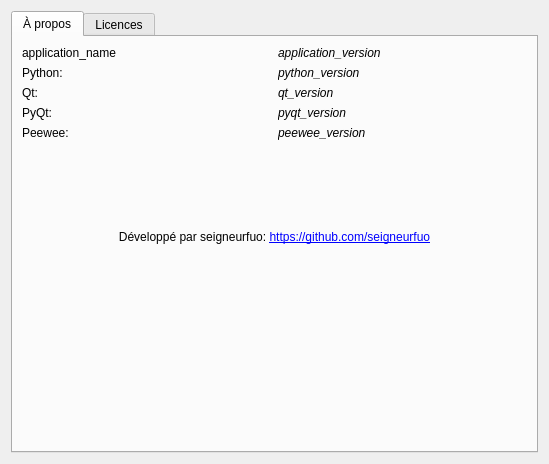
<?xml version="1.0" encoding="UTF-8"?>
<ui version="4.0">
 <class>Dialog</class>
 <widget class="QDialog" name="Dialog">
  <property name="geometry">
   <rect>
    <x>0</x>
    <y>0</y>
    <width>549</width>
    <height>464</height>
   </rect>
  </property>
  <property name="sizePolicy">
   <sizepolicy hsizetype="Fixed" vsizetype="Fixed">
    <horstretch>0</horstretch>
    <verstretch>0</verstretch>
   </sizepolicy>
  </property>
  <property name="windowTitle">
   <string>Dialog</string>
  </property>
  <property name="windowIcon">
   <iconset>
    <normaloff>../../resources/icons/question.png</normaloff>../../resources/icons/question.png</iconset>
  </property>
  <layout class="QGridLayout" name="gridLayout_2">
   <item row="0" column="0">
    <widget class="QTabWidget" name="tabWidget">
     <property name="currentIndex">
      <number>0</number>
     </property>
     <widget class="QWidget" name="tab">
      <attribute name="icon">
       <iconset>
        <normaloff>../../resources/icons/question.png</normaloff>../../resources/icons/question.png</iconset>
      </attribute>
      <attribute name="title">
       <string>À propos</string>
      </attribute>
      <layout class="QVBoxLayout" name="verticalLayout">
       <item>
        <layout class="QGridLayout" name="gridLayout">
         <item row="3" column="1">
          <widget class="QLabel" name="pyqt_version">
           <property name="font">
            <font>
             <italic>true</italic>
            </font>
           </property>
           <property name="text">
            <string>pyqt_version</string>
           </property>
          </widget>
         </item>
         <item row="1" column="0">
          <widget class="QLabel" name="label_76">
           <property name="text">
            <string>Python:</string>
           </property>
          </widget>
         </item>
         <item row="1" column="1">
          <widget class="QLabel" name="python_version">
           <property name="font">
            <font>
             <italic>true</italic>
            </font>
           </property>
           <property name="text">
            <string>python_version</string>
           </property>
          </widget>
         </item>
         <item row="2" column="0">
          <widget class="QLabel" name="label_71">
           <property name="text">
            <string>Qt:</string>
           </property>
          </widget>
         </item>
         <item row="2" column="1">
          <widget class="QLabel" name="qt_version">
           <property name="font">
            <font>
             <italic>true</italic>
            </font>
           </property>
           <property name="text">
            <string>qt_version</string>
           </property>
          </widget>
         </item>
         <item row="3" column="0">
          <widget class="QLabel" name="label_73">
           <property name="text">
            <string>PyQt:</string>
           </property>
          </widget>
         </item>
         <item row="4" column="1">
          <widget class="QLabel" name="peewee_version">
           <property name="font">
            <font>
             <italic>true</italic>
            </font>
           </property>
           <property name="text">
            <string>peewee_version</string>
           </property>
          </widget>
         </item>
         <item row="4" column="0">
          <widget class="QLabel" name="label_74">
           <property name="text">
            <string>Peewee:</string>
           </property>
          </widget>
         </item>
         <item row="5" column="1">
          <spacer name="verticalSpacer">
           <property name="orientation">
            <enum>Qt::Vertical</enum>
           </property>
           <property name="sizeHint" stdset="0">
            <size>
             <width>20</width>
             <height>40</height>
            </size>
           </property>
          </spacer>
         </item>
         <item row="0" column="0">
          <widget class="QLabel" name="application_name">
           <property name="text">
            <string>application_name</string>
           </property>
          </widget>
         </item>
         <item row="0" column="1">
          <widget class="QLabel" name="application_version">
           <property name="font">
            <font>
             <italic>true</italic>
            </font>
           </property>
           <property name="text">
            <string>application_version</string>
           </property>
          </widget>
         </item>
        </layout>
       </item>
       <item>
        <widget class="QLabel" name="label_2">
         <property name="text">
          <string>&lt;html&gt;&lt;head/&gt;&lt;body&gt;&lt;p&gt;Développé par seigneurfuo: &lt;a href=&quot;https://github.com/seigneurfuo&quot;&gt;&lt;span style=&quot; text-decoration: underline; color:#0000ff;&quot;&gt;https://github.com/seigneurfuo&lt;/span&gt;&lt;/a&gt;&lt;/p&gt;&lt;/body&gt;&lt;/html&gt;</string>
         </property>
         <property name="alignment">
          <set>Qt::AlignCenter</set>
         </property>
        </widget>
       </item>
       <item>
        <widget class="QLabel" name="logo">
         <property name="text">
          <string/>
         </property>
         <property name="pixmap">
          <pixmap>../../resources/icon.png</pixmap>
         </property>
         <property name="alignment">
          <set>Qt::AlignCenter</set>
         </property>
        </widget>
       </item>
       <item>
        <spacer name="verticalSpacer_2">
         <property name="orientation">
          <enum>Qt::Vertical</enum>
         </property>
         <property name="sizeHint" stdset="0">
          <size>
           <width>20</width>
           <height>40</height>
          </size>
         </property>
        </spacer>
       </item>
      </layout>
     </widget>
     <widget class="QWidget" name="tab_2">
      <attribute name="icon">
       <iconset>
        <normaloff>../../resources/icons/scripts-text.png</normaloff>../../resources/icons/scripts-text.png</iconset>
      </attribute>
      <attribute name="title">
       <string>Licences</string>
      </attribute>
      <layout class="QGridLayout" name="gridLayout_3">
       <item row="0" column="0">
        <widget class="QLabel" name="label">
         <property name="text">
          <string>&lt;html&gt;&lt;head/&gt;&lt;body&gt;&lt;p&gt;&lt;span style=&quot; font-weight:600;&quot;&gt;1. Fugue icons&lt;/span&gt;&lt;/p&gt;&lt;p&gt;Fugue Icons&lt;br/&gt;(C) 2013 Yusuke Kamiyamane. All rights reserved.&lt;br/&gt;These icons are licensed under a Creative Commons&lt;/p&gt;&lt;p&gt;Attribution 3.0 License.&lt;br/&gt;&amp;lt;&lt;a href=&quot;http://creativecommons.org/licenses/by/3.0/&quot;&gt;&lt;span style=&quot; text-decoration: underline; color:#009dff;&quot;&gt;http://creativecommons.org/licenses/by/3.0/&lt;/span&gt;&lt;/a&gt;&amp;gt;&lt;/p&gt;&lt;p&gt;If you can't or don't want to provide attribution, please purchase a royalty-free license.&lt;br/&gt;&amp;lt;&lt;a href=&quot;http://p.yusukekamiyamane.com/&quot;&gt;&lt;span style=&quot; text-decoration: underline; color:#009dff;&quot;&gt;http://p.yusukekamiyamane.com/&lt;/span&gt;&lt;/a&gt;&amp;gt;&lt;/p&gt;&lt;p&gt;I'm unavailable for custom icon design work. But your suggestions are always welcome!&lt;br/&gt;&amp;lt;&lt;a href=&quot;mailto:p@yusukekamiyamane.com&quot;&gt;&lt;span style=&quot; text-decoration: underline; color:#009dff;&quot;&gt;mailto:p@yusukekamiyamane.com&lt;/span&gt;&lt;/a&gt;&amp;gt;&lt;/p&gt;&lt;/body&gt;&lt;/html&gt;</string>
         </property>
         <property name="alignment">
          <set>Qt::AlignLeading|Qt::AlignLeft|Qt::AlignTop</set>
         </property>
        </widget>
       </item>
      </layout>
     </widget>
    </widget>
   </item>
  </layout>
 </widget>
 <resources/>
 <connections/>
</ui>
